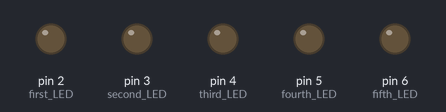
A sketch run on a simulated Arduino Uno, built with avr-gcc and run on an emulated ATmega328P. On the bench: output pins drawn as LEDs (lit = HIGH).

Above: at 0.1 s.
At 0.5 s:
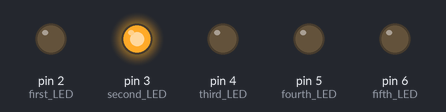
At 1.1 s:
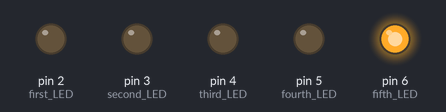
At 1.3 s:
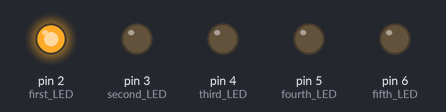
At 1.9 s:
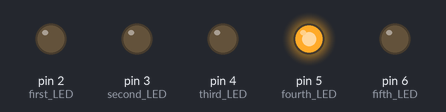
At 2.7 s:
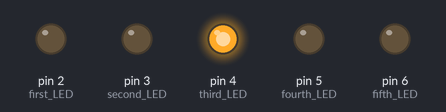
Timing chart, 0 to 3.0 s (numbered marks = the images above):
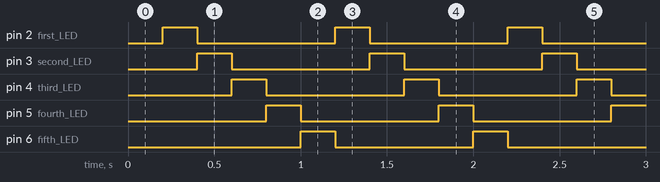

Measured:
- by itself, pin 2 (first_LED), pin 3 (second_LED), pin 4 (third_LED), pin 5 (fourth_LED), pin 6 (fifth_LED): alternates HIGH for 0.20 s and LOW for 0.80 s
- by itself, everything shown: repeats every 1.0 s, in 5 steps

The sketch:

LED_on_serially.ino
```cpp
void setup() {
  pinMode(2,OUTPUT);//first LED(L1)
  pinMode(3,OUTPUT);//second LED(L2)
  pinMode(4,OUTPUT);//third LED(L3)
  pinMode(5,OUTPUT);//fourth LED(L4)
  pinMode(6,OUTPUT);//fifth LED(L5)
}
void loop() {
  delay(200);
  digitalWrite(2,HIGH);//first LED is turned on
  digitalWrite(6,LOW);//last LED is turned off
  delay(200);
  digitalWrite(3,HIGH);//second LED is turned on
  digitalWrite(2,LOW);//first LED is turned off
  delay(200);
  digitalWrite(4,HIGH);//third LED is turned on
  digitalWrite(3,LOW);//second LED is turned off
  delay(200);
  digitalWrite(5,HIGH);//fourth LED is turned on
  digitalWrite(4,LOW);//third LED is turned off
  delay(200);
  digitalWrite(6,HIGH);//fifth LED is turned on
  digitalWrite(5,LOW);//fourth LED is turned off
}
```
